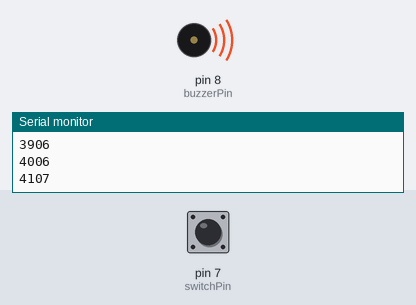
Bench run of a sketch on a simulated Arduino Uno, built with avr-gcc and run on an emulated ATmega328P. Parts: buzzer (waves = sounding, pin HIGH), the last lines printed to the serial monitor. The inputs (shaded band) are chosen by the test bench; at power-on: pin 7 (switchPin) HIGH.

Above: at 4.2 s.
4.3 s: pin 7 (switchPin) pulled LOW for 0.15 s
At 4.9 s:
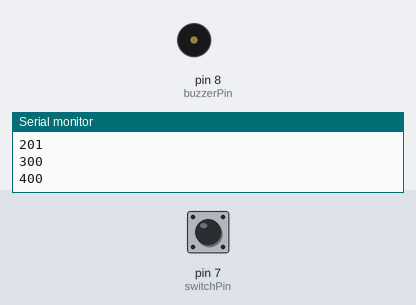
7.4 s: pin 7 (switchPin) pulled LOW for 1 s
At 11.9 s:
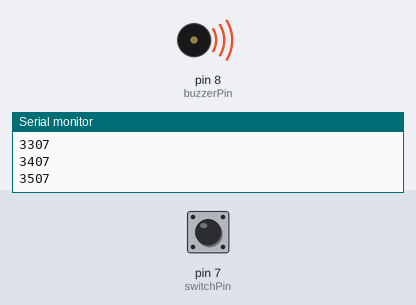
Timing chart, 0 to 13.4 s (numbered marks = the images above; inputs shaded):
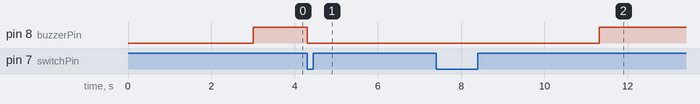

Measured:
- after the input at 4.3 s, pin 8 (buzzerPin): HIGH → LOW at once
- after the input at 7.4 s, pin 8 (buzzerPin): LOW → HIGH after 3.9 s instead of 0.01 s

The sketch:

door_system.ino
```cpp
# include <Wire.h>

// where the buzzer is placed
const int buzzerPin = 8;
const int switchPin = 7;

// time before buzzer goes off once switch is closed

const long interval = 2000;

//set up timer variable
//int counter;

// set up a variable for a counter

int timer;
unsigned long time_pressed;

void setup() {
  // put your setup code here, to run once:
  Serial.begin(9600);
  pinMode(switchPin, INPUT_PULLUP);
  pinMode(buzzerPin, OUTPUT);

  // initialise timer to 0
  timer = 0;
  time_pressed = 0;

}

void loop() {
  // put your main code here, to run repeatedly:
  int state;

  state = digitalRead(switchPin);

  if (state == LOW){
    digitalWrite(buzzerPin, LOW);

    // update time_pressed
    time_pressed = millis();
    Serial.println(String(time_pressed));
  }else{
    // this still has an issue with overflow
    if (millis() - time_pressed > 3000){
      digitalWrite(buzzerPin, HIGH);
    }
    Serial.println( String(millis() - time_pressed));
  }


  delay(100);


}
```
